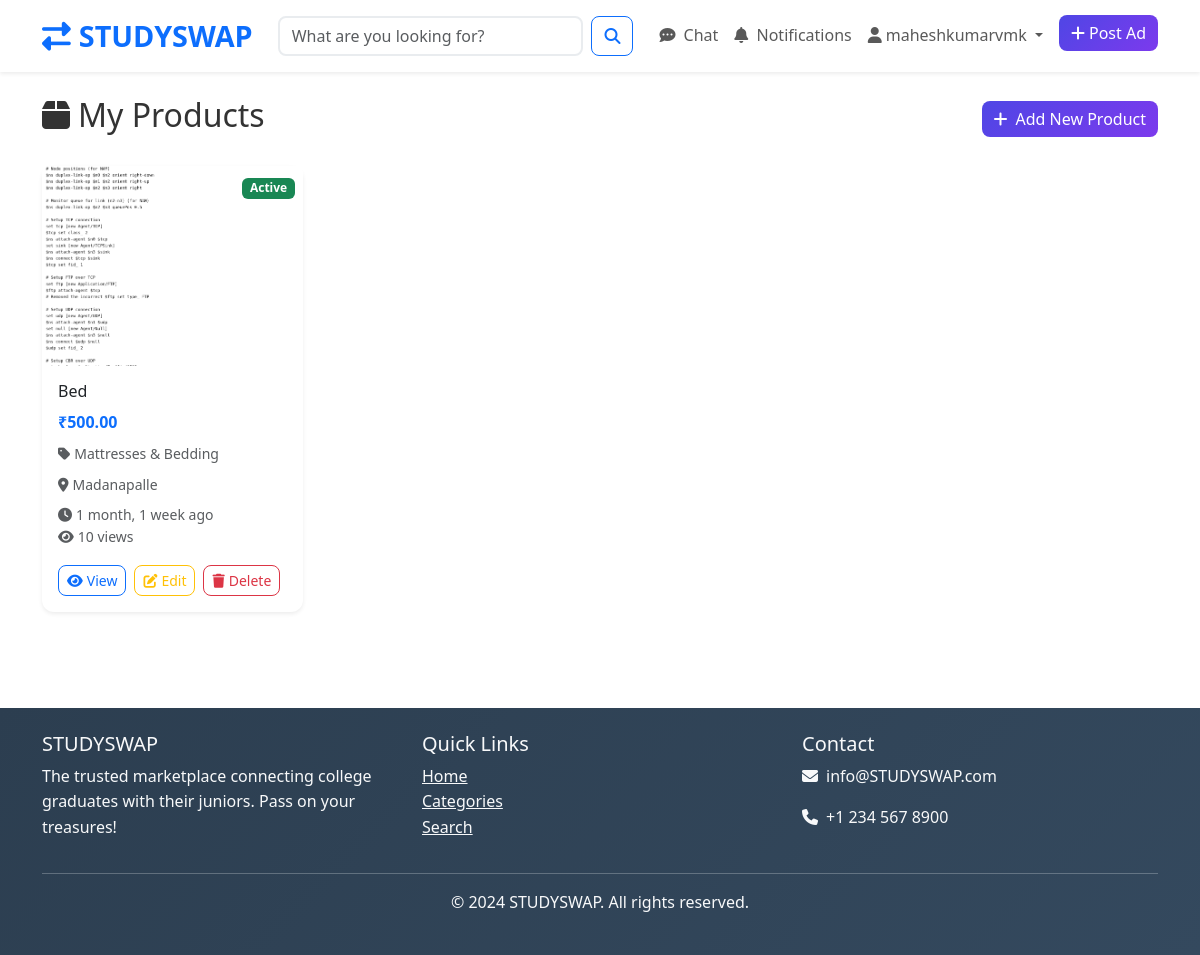
/accounts/my-products/ (signed in), run on an earlier commit of the app's database.
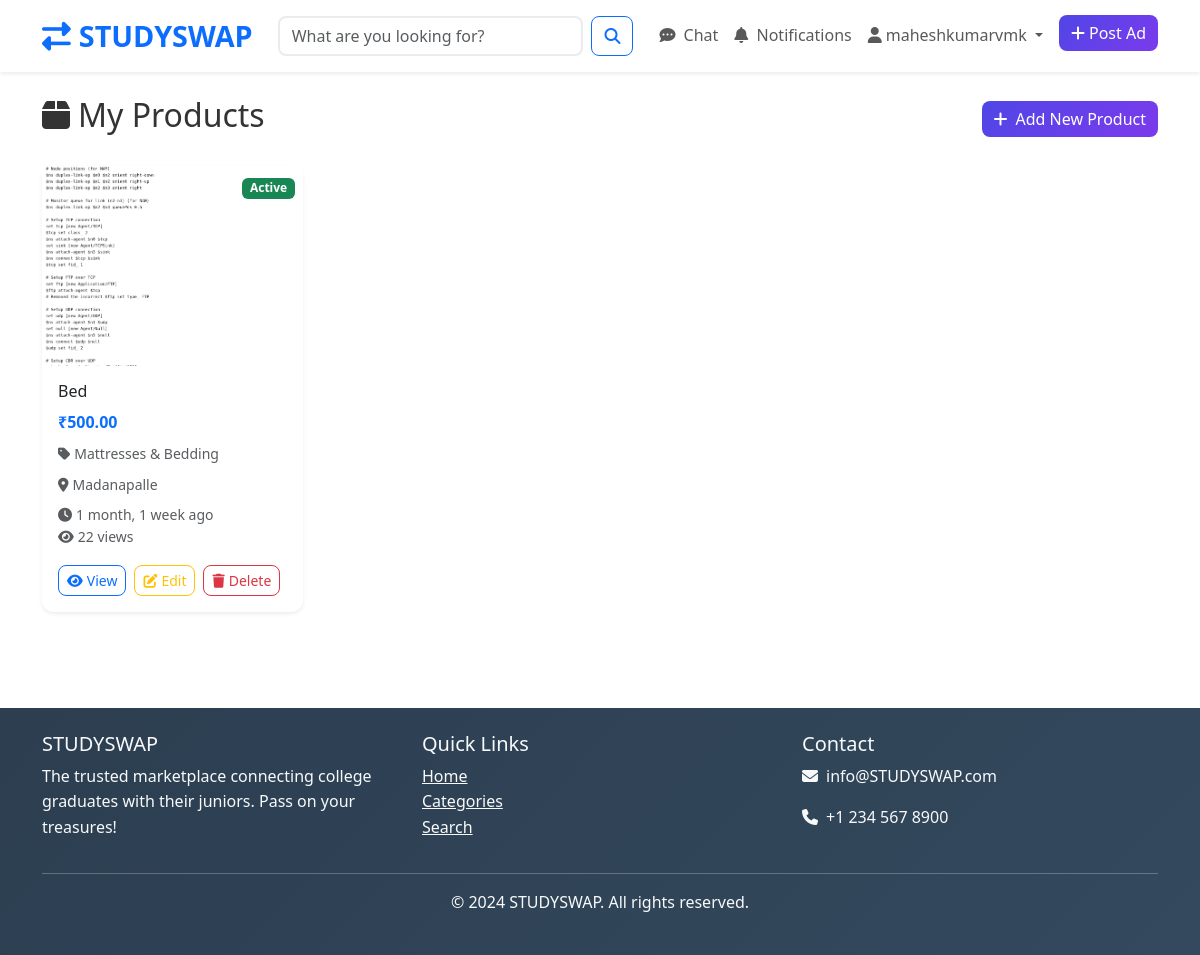
And on a later commit of the database.
### products/models.py (models this page shows, shortened)
class Product(models.Model):
    CONDITION_CHOICES = [
        ('new', 'New'),
        ('like_new', 'Like New'),
        ('good', 'Good'),
        ('fair', 'Fair'),
        ('poor', 'Poor'),
    ]
    STATUS_CHOICES = [
        ('active', 'Active'),
        ('sold', 'Sold'),
        ('inactive', 'Inactive'),
    ]
    title = models.CharField(max_length=200)
    slug = models.SlugField(max_length=200, unique=True, blank=True)
    description = models.TextField()
    price = models.DecimalField(max_digits=10, decimal_places=2)
    category = models.ForeignKey(Category, on_delete=models.CASCADE, related_name='products')
    condition = models.CharField(max_length=20, choices=CONDITION_CHOICES, default='good')
    seller = models.ForeignKey(User, on_delete=models.CASCADE, related_name='products')
    status = models.CharField(max_length=20, choices=STATUS_CHOICES, default='active')
    city = models.CharField(max_length=100)
    state = models.CharField(max_length=100, blank=True)
    country = models.CharField(max_length=100, default='India')
    brand = models.CharField(max_length=100, blank=True)
    model = models.CharField(max_length=100, blank=True)
    is_negotiable = models.BooleanField(default=True)
    is_featured = models.BooleanField(default=False)
    created_at = models.DateTimeField(auto_now_add=True)
    updated_at = models.DateTimeField(auto_now=True)
    views_count = models.PositiveIntegerField(default=0)
    class Meta:
        ordering = ['-created_at']
        indexes = [
            models.Index(fields=['-created_at']),
            models.Index(fields=['status']),
            models.Index(fields=['category']),
            models.Index(fields=['city']),
        ]
    def get_absolute_url(self):
        return reverse('products:product_detail', kwargs={'slug': self.slug})
    @property
    def main_image(self):
        image = self.images.first()
        return image.image.url if image else None

class ProductImage(models.Model):
    product = models.ForeignKey(Product, on_delete=models.CASCADE, related_name='images')
    image = models.ImageField(upload_to='products/')
    alt_text = models.CharField(max_length=200, blank=True)
    is_primary = models.BooleanField(default=False)
    created_at = models.DateTimeField(auto_now_add=True)
    class Meta:
        ordering = ['-is_primary', 'created_at']

### categories/models.py (models this page shows, shortened)
class Category(models.Model):
    name = models.CharField(max_length=100, unique=True)
    slug = models.SlugField(max_length=100, unique=True)
    description = models.TextField(blank=True)
    image = models.ImageField(upload_to='categories/', blank=True, null=True)
    parent = models.ForeignKey('self', on_delete=models.CASCADE, blank=True, null=True, related_name='subcategories')
    is_active = models.BooleanField(default=True)
    created_at = models.DateTimeField(auto_now_add=True)
    updated_at = models.DateTimeField(auto_now=True)
    class Meta:
        verbose_name_plural = "Categories"
        ordering = ['name']

### accounts/views.py (the view)
# urls.py: path('my-products/', views.MyProductsView.as_view(), name='my_products'),
class MyProductsView(LoginRequiredMixin, ListView):
    template_name = 'accounts/my_products.html'
    context_object_name = 'products'
    paginate_by = 12
    def get_queryset(self):
        return Product.objects.filter(seller=self.request.user).order_by('-created_at')

### templates/accounts/my_products.html (shortened to what this page needs)
{% extends 'base.html' %}
{% block content %}
<div class="container py-4">
    <div class="row">
        <div class="col-12">
            <div class="d-flex justify-content-between align-items-center mb-4">
                <h2><i class="fas fa-box me-2"></i>My Products</h2>
                <a href="{% url 'products:product_create' %}" class="btn btn-primary">
                    <i class="fas fa-plus me-2"></i>Add New Product
                </a>
            </div>
        </div>
    </div>
    <div class="row">
        {% for product in products %}
            <div class="col-lg-3 col-md-4 col-sm-6 mb-4">
                <div class="card border-0 shadow-sm h-100">
                    <div class="position-relative">
                        {% if product.main_image %}
                            <img src="{{ product.main_image }}" alt="{{ product.title }}"
                                 class="card-img-top" style="height: 200px; object-fit: cover;">
                        {% else %}
                            <div class="card-img-top bg-light d-flex align-items-center justify-content-center"
                                 style="height: 200px;">
                                <i class="fas fa-image text-muted" style="font-size: 3rem;"></i>
                            </div>
                        {% endif %}
                        <div class="position-absolute top-0 end-0 m-2">
                            {% if product.status == 'active' %}
                                <span class="badge bg-success">Active</span>
                            {% elif product.status == 'sold' %}
                                <span class="badge bg-danger">Sold</span>
                            {% else %}
                                <span class="badge bg-secondary">Inactive</span>
                            {% endif %}
                        </div>
                    </div>
                    <div class="card-body">
                        <h6 class="card-title">{{ product.title|truncatechars:50 }}</h6>
                        <p class="text-primary fw-bold mb-2">₹{{ product.price }}</p>
                        <p class="text-muted small mb-2">
                            <i class="fas fa-tag me-1"></i>{{ product.category.name }}
                        </p>
                        <p class="text-muted small mb-2">
                            <i class="fas fa-map-marker-alt me-1"></i>{{ product.city }}
                        </p>
                        <p class="text-muted small mb-3">
                            <i class="fas fa-clock me-1"></i>{{ product.created_at|timesince }} ago
                            <br>
                            <i class="fas fa-eye me-1"></i>{{ product.views_count }} views
                        </p>
                        <div class="d-flex gap-2 flex-wrap">
                            <a href="{{ product.get_absolute_url }}" class="btn btn-sm btn-outline-primary">
                                <i class="fas fa-eye me-1"></i>View
                            </a>
                            <a href="{% url 'products:product_edit' product.slug %}" class="btn btn-sm btn-outline-warning">
                                <i class="fas fa-edit me-1"></i>Edit
                            </a>
                            <a href="{% url 'products:product_delete' product.slug %}" class="btn btn-sm btn-outline-danger">
                                <i class="fas fa-trash me-1"></i>Delete
                            </a>
                        </div>
                    </div>
                </div>
            </div>
        {% endfor %}
    </div>
</div>
{% endblock %}

What changed in the data, as far as the page shows it:
changed Product "Bed": views_count "10" → "22"
